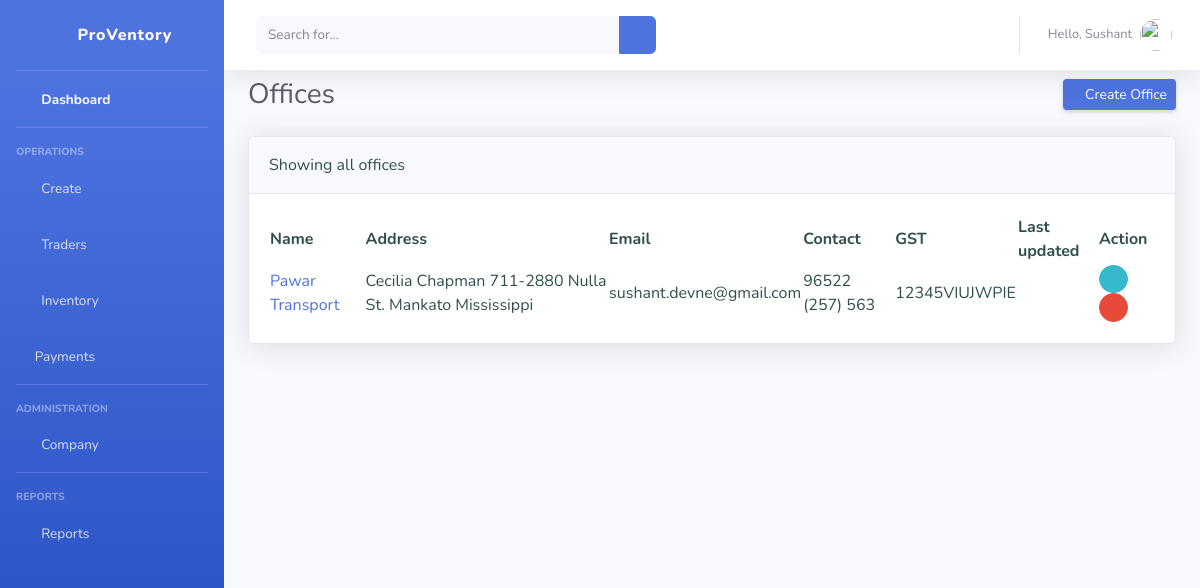
Page /offices/ (signed in) on the committed database.
### dashboard/models.py (models this page shows, shortened)
class Office(models.Model):
    name = models.CharField(max_length=100, null=True)
    address = models.CharField(max_length=200, null=True)
    contact = models.CharField(max_length=50, null=True)
    email = models.EmailField(null=True)
    gstin = models.CharField(max_length=20, null=True)

### dashboard/views.py (the view)
# urls.py: path('offices/', views.offices, name='offices'),
@login_required(login_url='login')
def offices(request):
    pageTitle = "Offices | ProVentory - IMS"
    pageHeading = "Offices"
    createButtonText = "Create Office"
    offices = Office.objects.all()
    context = {
        "title": pageTitle,
        "heading": pageHeading,
        "createButtonText": createButtonText,
        "offices": offices
    }
    return render(request, "dashboard/office.html", context)

### templates/dashboard/office.html (shortened to what this page needs)
{% extends 'partials/base.html' %}
{% block pageheading %} {{ heading }} {% endblock %}
{% block createbutton %}
<a href="{% url 'create-office' %}" class="d-none d-sm-inline-block btn btn-sm btn-primary shadow-sm"><i class="fas fa-user-plus fa-sm text-white-50"></i> {{ createButtonText }}</a>
{% endblock %}
{%block content %}
{% if user.is_authenticated and user.is_staff %}
<div class="row">
    <div class="col-md-12">
        <div class="card shadow mb-4">
            <div class="card-header py-3">
                Showing all offices
            </div>
            <div class="card-body">
                <table id="officetable" class="display compact">
            <thead>
            <tr>
                <th>
                    Name
                </th>
                <th>
                    Address
                </th>
                <th>
                    Email
                </th>
                <th>
                    Contact
                </th>
                <th>
                    GST
                </th>
                <th>
                    Last updated
                </th>
                <th>
                    Action
                </th>
            </tr>
            </thead>
            <tbody>
            {% for office in offices %}
            <tr>
                <td><a href="{% url 'update-office' office.id %}">{{ office.name }}</a></td>
                <td>{{ office.address }}</td>
                <td>{{ office.email }}</td>
                <td>{{ office.contact }}</td>
                <td>{{ office.gstin }}</td>
                <td>{{ office.date_added }}</td>
                <td>
                    <a href="{% url 'update-office' office.id %}" class="btn btn-info btn-circle btn-sm"><i class="fas fa-pen"></i></a>
                    <a href="{% url 'delete-office' office.id %}" class="btn btn-danger btn-circle btn-sm"><i class="fas fa-trash"></i></a>
                </td>
            </tr>
            {% endfor %}
            </tbody>
        </table>
            </div>
        </div>
    </div>
</div>
{% endif %}
{% endblock %}

### templates/partials/base.html (shortened to what this page needs)
<!DOCTYPE html>
<html lang="en">
{% load static %}
{% load crispy_forms_tags %}
<head>
    <link href="{% static 'dashboard/vendor/fontawesome-free/css/all.min.css' %}" rel="stylesheet" type="text/css">
    <link href="{% static 'dashboard/css/sb-admin-2.min.css' %}" rel="stylesheet">
    <link href="{% static 'dashboard/css/customstyle.css' %}" rel="stylesheet">
    <link rel="stylesheet" type="text/css" href="https://cdn.datatables.net/1.10.25/css/jquery.dataTables.css">
    <link href="https://cdnjs.cloudflare.com/ajax/libs/toastr.js/2.0.1/css/toastr.css" rel="stylesheet"/>
</head>
<body id="page-top">
<div id="wrapper">
    <ul class="navbar-nav bg-gradient-primary sidebar sidebar-dark accordion" id="accordionSidebar">
        <a class="sidebar-brand d-flex align-items-center justify-content-center" href="{% url 'index' %}">
            <div class="sidebar-brand-icon rotate-n-15">
                <i class="fas fa-boxes"></i>
            </div>
            <div class="sidebar-brand-text mx-3">ProVentory</div>
        </a>
        <hr class="sidebar-divider my-0">
        <li class="nav-item active">
            <a class="nav-link" href="{% url 'index' %}">
                <i class="fas fa-fw fa-tachometer-alt"></i>
                <span>Dashboard</span></a>
        </li>
        <hr class="sidebar-divider">
        <div class="sidebar-heading">
            Operations
        </div>
        <li class="nav-item">
            <a class="nav-link collapsed" href="#" data-toggle="collapse" data-target="#collapseOne"
               aria-expanded="true" aria-controls="collapseOne">
                <i class="fas fa-fw fa-plus-circle"></i>
                <span>Create</span>
            </a>
        </li>
        <li class="nav-item">
            <a class="nav-link collapsed" href="#" data-toggle="collapse" data-target="#collapseTwo"
               aria-expanded="true" aria-controls="collapseTwo">
                <i class="fas fa-fw fa-users"></i>
                <span>Traders</span>
            </a>
        </li>
        <li class="nav-item">
            <a class="nav-link collapsed" href="#" data-toggle="collapse" data-target="#collapseUtilities"
               aria-expanded="true" aria-controls="collapseUtilities">
                <i class="fas fa-fw fa-box"></i>
                <span>Inventory</span>
            </a>
        </li>
        <li class="nav-item">
            <a class="nav-link collapsed" href="#" data-toggle="collapse" data-target="#collapsePayments"
               aria-expanded="true" aria-controls="collapsePayments">
                <i class="far fa-money-bill-alt"></i>
                <span>Payments</span>
            </a>
        </li>
        <hr class="sidebar-divider">
        <div class="sidebar-heading">
            Administration
        </div>
        <li class="nav-item">
            <a class="nav-link collapsed" href="#" data-toggle="collapse" data-target="#collapseCompany"
               aria-expanded="true" aria-controls="collapseCompany">
                <i class="fas fa-fw fa-building"></i>
                <span>Company</span>
            </a>
        </li>
        <hr class="sidebar-divider">
        <div class="sidebar-heading">
            Reports
        </div>
        <li class="nav-item">
            <a class="nav-link collapsed" href="#" data-toggle="collapse" data-target="#collapsePages"
               aria-expanded="true" aria-controls="collapsePages">
                <i class="fas fa-fw fa-chart-area"></i>
                <span>Reports</span>
            </a>
        </li>
    </ul>
    <div id="content-wrapper" class="d-flex flex-column">
        <div id="content">
            <nav class="navbar navbar-expand navbar-light bg-white topbar mb-2 static-top shadow">
                <form
                        class="d-none d-sm-inline-block form-inline mr-auto ml-md-3 my-2 my-md-0 mw-100 navbar-search">
                    <div class="input-group">
                        <input type="text" class="form-control bg-light border-0 small" placeholder="Search for..."
                               aria-label="Search" aria-describedby="basic-addon2">
                        <div class="input-group-append">
                            <button class="btn btn-primary" type="button">
                                <i class="fas fa-search fa-sm"></i>
                            </button>
                        </div>
                    </div>
                </form>
                <ul class="navbar-nav ml-auto">
                    <li class="nav-item dropdown no-arrow">
                        <a class="nav-link dropdown-toggle" href="#" id="userDropdown" role="button"
                           data-toggle="dropdown" aria-haspopup="true" aria-expanded="false">
                            <span class="mr-2 d-none d-lg-inline text-gray-600 small">Hello, {{request.user.first_name}}</span>
                            <img class="img-profile rounded-circle"
                                 src="{% static 'dashboard/img/undraw_profile.svg' %}">
                        </a>
                    </li>
                </ul>
            </nav>
            <div class="container-fluid">
                <div class="d-sm-flex align-items-center justify-content-between mb-4">
                    <h1 class="h3 mb-0 text-gray-800">{% block pageheading %} {% endblock %}</h1>
                    {% block createbutton %} {% endblock %}
                </div>
                {% block content%} {% endblock %}
            </div>
        </div>
    </div>
</div>
<link rel="stylesheet" type="text/css" href="https://cdn.datatables.net/v/dt/jszip-2.5.0/dt-1.10.25/af-2.3.7/b-1.7.1/b-colvis-1.7.1/b-html5-1.7.1/b-print-1.7.1/cr-1.5.4/date-1.1.0/fc-3.3.3/kt-2.6.2/r-2.2.9/rg-1.1.3/rr-1.2.8/sl-1.3.3/datatables.min.css"/>
</body>
</html>

### dashboard/static/dashboard/css/customstyle.css (style rules this page uses)
body { color:darkslategray; }

### rows in the picture
Office: name "Pawar Transport", address "Cecilia Chapman 711-2880 Nulla St. Mankato Mississippi", email "sushant.devne@gmail.com", contact "96522 (257) 563", gstin "12345VIUJWPIE"

### other values in the picture
{{ request.user.first_name }} "Sushant"
{{ heading }} "Offices"
{{ createButtonText }} "Create Office"
